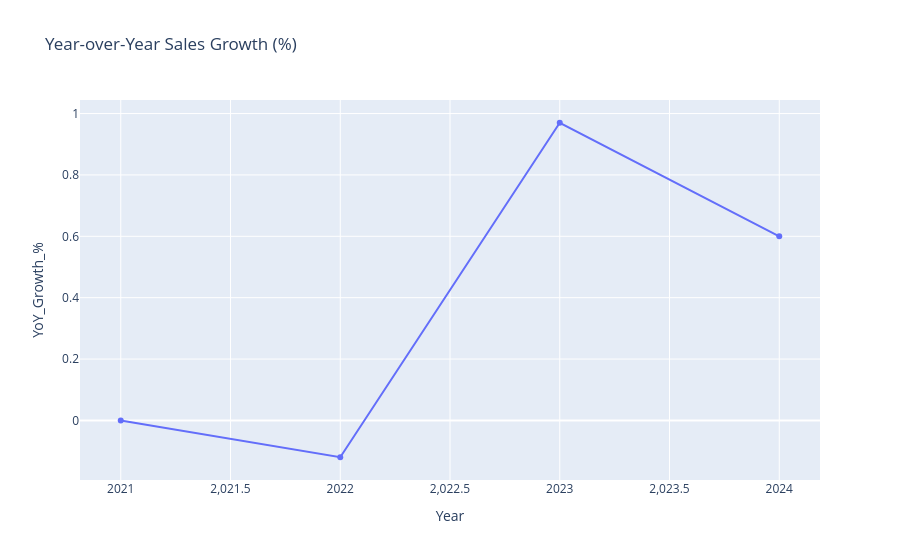

Notebook code for this chart:
### Code cell
# Extract year
sales['Year'] = sales['OrderDate'].dt.year

# Calculate yearly sales
yearly_sales = sales.groupby('Year')['Sales'].sum().reset_index()

# Calculate YoY Growth %
yearly_sales['YoY_Growth_%'] = (
    yearly_sales['Sales'].pct_change() * 100
).fillna(0).round(2)

# Create line chart for YoY Growth
fig = px.line(
    yearly_sales,
    x='Year',
    y='YoY_Growth_%',
    markers=True,
    title='Year-over-Year Sales Growth (%)'
)

fig.show()

### Figure 1 — Plotly figure (JSON) as saved in the notebook; plotly's stock layout.template omitted (floating-point values rounded to 4 significant figures)
{"data": [{"hovertemplate": "Year=%{x}<br>YoY_Growth_%=%{y}<extra></extra>", "legendgroup": "", "line": {"color": "#636efa", "dash": "solid"}, "marker": {"symbol": "circle"}, "mode": "lines+markers", "name": "", "orientation": "v", "showlegend": false, "type": "scatter", "x": [2021, 2022, 2023, 2024], "xaxis": "x", "y": [0.0, -0.12, 0.97, 0.6], "yaxis": "y"}], "layout": {"legend": {"tracegroupgap": 0}, "title": {"text": "Year-over-Year Sales Growth (%)"}, "xaxis": {"anchor": "y", "domain": [0, 1], "title": {"text": "Year"}}, "yaxis": {"anchor": "x", "domain": [0, 1], "title": {"text": "YoY_Growth_%"}}}}
